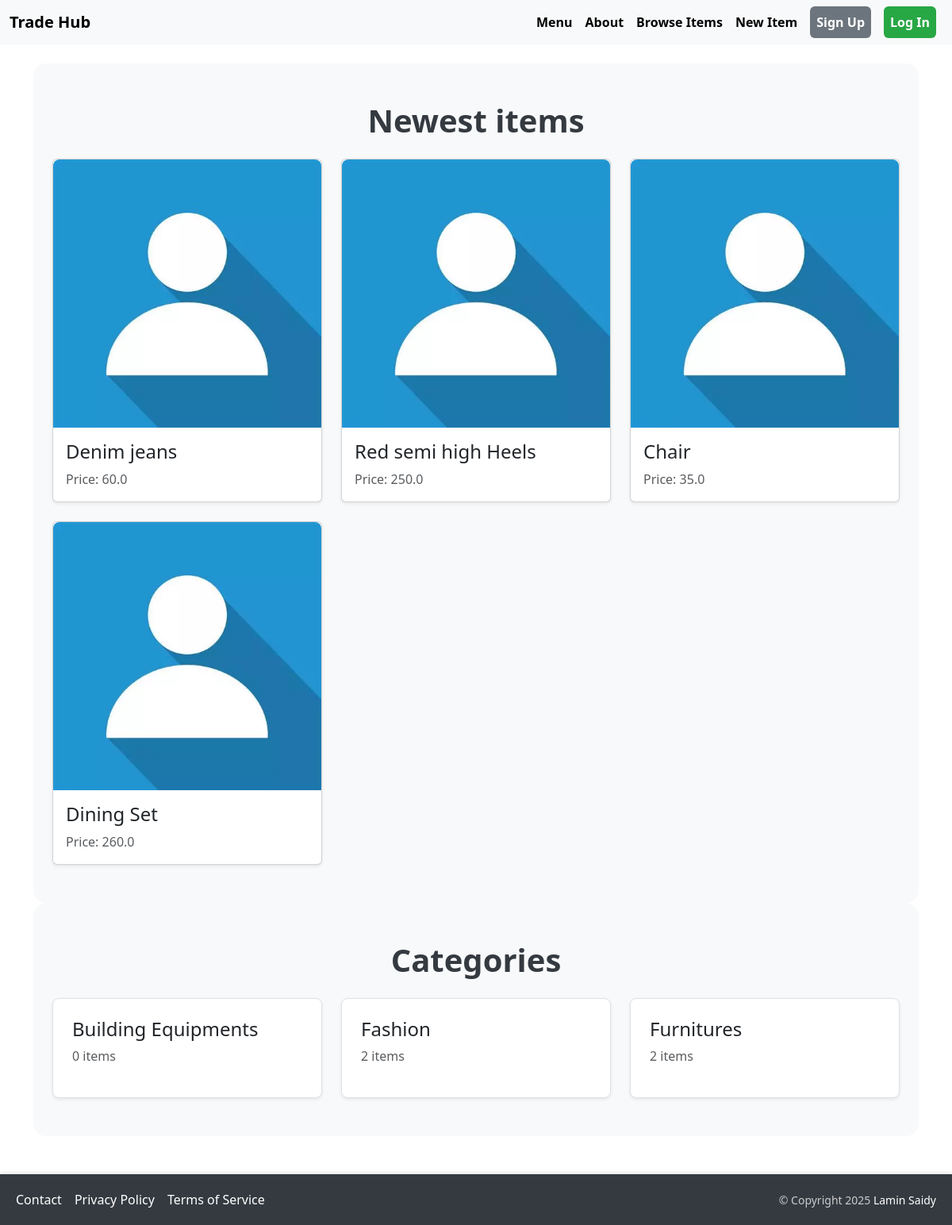
The page / on the database its author committed.
### item/models.py (models this page shows, shortened)
class Item(models.Model):
    category = models.ForeignKey(Category, related_name='items', on_delete=models.CASCADE)
    name = models.CharField(max_length=255)
    description = models.TextField(blank=True, null=True)
    price = models.FloatField()
    image = CloudinaryField('image', folder='item_images', blank=True, null=True)
    is_sold = models.BooleanField(default=False)
    created_by = models.ForeignKey(User, related_name='items', on_delete=models.CASCADE)
    created_at = models.DateTimeField(auto_now_add=True)

class Category(models.Model):
    name = models.CharField(max_length=255)
    class Meta:
        ordering = ('name',)
        verbose_name_plural = 'Categories'

### products/views.py (the view)
# urls.py: path('', views.index, name='index'),
def index(request):
    items = Item.objects.filter(is_sold=False)[0:6]
    categories = Category.objects.all()
    return render(request, 'products/index.html', {
        'categories': categories,
        'items': items,
    })

### products/templates/products/index.html (shortened to what this page needs)
{% extends 'products/base.html' %}
{% load static %}
{% block content %}
<div class="mt-6 px-4 py-5 section-bg">
  <h2 class="mb-4 text-center section-title">Newest items</h2>
  <div class="row row-cols-1 row-cols-md-3 g-4">
    {% for item in items %}
    <div class="col">
      <a href="{% url 'item:detail' item.id %}" class="text-decoration-none text-reset">
        <div class="card h-100 shadow-sm">
          {% if item.image %}
            <img
              src="{{ item.image.url }}"
              class="card-img-top rounded-top-3"
              alt="{{ item.name }}"
              onerror="this.onerror=null; this.src='{% static 'images/default-image.jpg' %}';"
            />
          {% else %}
            <div class="card-img-top rounded-top-3 bg-light d-flex align-items-center justify-content-center" style="height: 200px;">
              <p class="text-muted">No image available</p>
            </div>
          {% endif %}
          <div class="card-body">
            <h2 class="card-title h4">{{ item.name }}</h2>
            <p class="card-text text-muted">Price: {{ item.price }}</p>
          </div>
        </div>
      </a>
    </div>
    {% endfor %}
  </div>
</div>
<div class="mt-6 px-4 py-5 section-bg">
  <h2 class="mb-4 text-center section-title">Categories</h2>
  <div class="row row-cols-1 row-cols-md-3 g-4">
    {% for category in categories %}
    <div class="col">
      <a href="#" class="text-decoration-none text-reset">
        <div class="p-4 bg-white border rounded-3 shadow-sm">
          <h2 class="h4">{{ category.name }}</h2>
          <p class="text-muted">{{ category.items.count }} items</p>
        </div>
      </a>
    </div>
    {% endfor %}
  </div>
</div>
{% endblock %}

### products/templates/products/base.html (style rules this page uses)
html, body { height: 100%; margin: 0; }

### products/templates/products/index.html (style rules this page uses)
.section-title { font-weight: bolder; font-size: 2.5rem; color: #343a40; }
.section-bg { background-color: #f8f9fa; border-radius: 1rem; padding: 2rem; }

### rows shown on the page
Item: name "Denim jeans", price "60.0"
Item: name "Red semi high Heels", price "250.0"
Item: name "Chair", price "35.0"
Item: name "Dining Set", price "260.0"
Category: name "Building Equipments", items.count "0"
Category: name "Fashion", items.count "2"
Category: name "Furnitures", items.count "2"
